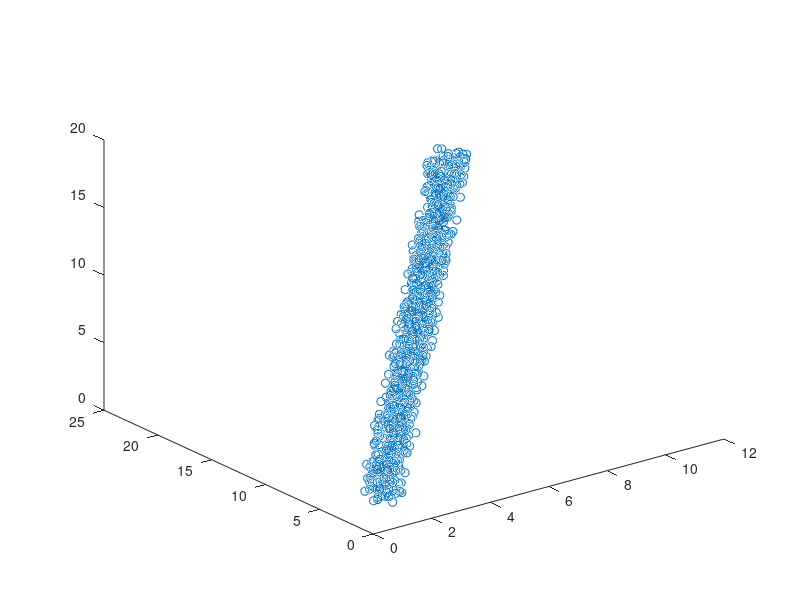

This chart was generated by the following MATLAB code:
% This is a script to generate the NN input params saved in Test-4.mat
clear all;  clc
a = -0.5;
b = 0.5;
r = (b-a).*rand(1000,1) + a
 x1 = linspace(1,10,1000)' + r(randperm(length(r)));
 x2 = linspace(2,20,1000)' + r(randperm(length(r)));
 X = [x1 x2]
 y = x2 - (x1/2) + r
 plot3(X(:,1),X(:,2),y,'o')
 num_hidden_layers = 1 %one hidden layer
 num_hidden_units = [ 4 ]; 
 activation_function_type = { 'sigmoid', 'linear'};
 feature_scaling_tf = true;
 lambda = 0.003
 num_units = [ size(X,2) num_hidden_units 1 ];
 for layer = 1:num_hidden_layers+1
     % weights array set to arrays of ones
     weights_array(layer) = {ones(num_units(layer)+1,num_units(layer+1))};
 end
 save('Test_4','X','y','num_hidden_layers','num_hidden_units','activation_function_type',...
      'feature_scaling_tf','lambda','num_units','weights_array')